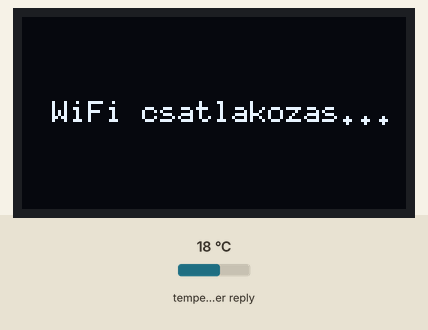
Recording of a sketch running on a simulated ESP32. On the bench: 128×64 one-colour display. The inputs (shaded band) are chosen by the test bench; at power-on: temperature in the weather reply 18 °C. WiFi joins after 1.5 s; servers stay silent unless stated; the local clock reads 2024-03-15 10:24:30 at power-on unless the sketch sets it; web services answer with replies made up by the test bench.

Above: at 0.1 s.
At 2.6 s:
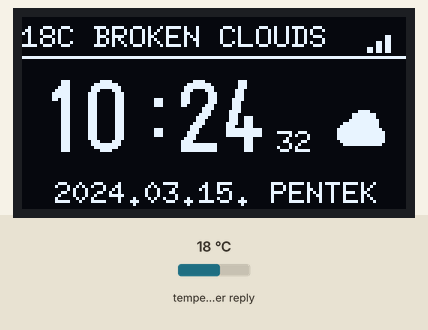
At 11.5 s:
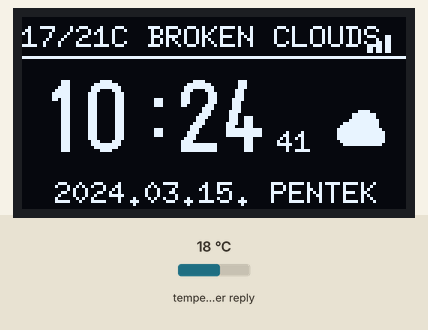
At 19.4 s:
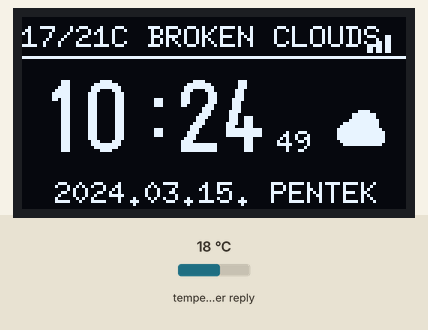
At 28.4 s:
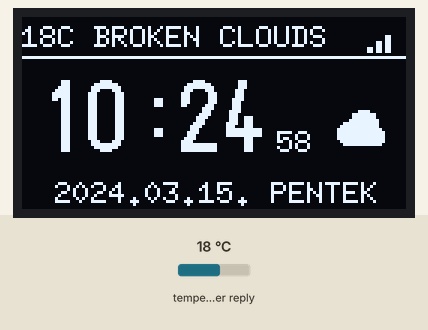
At 38.4 s:
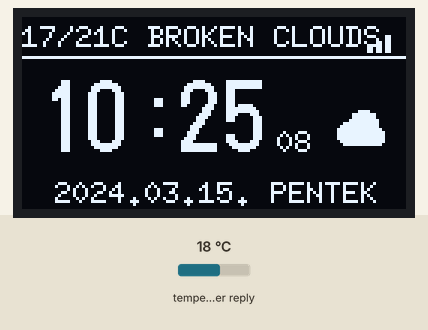

The sketch:

ESP32_WEATHER.ino
```cpp
#include <Arduino.h>
#include <U8g2lib.h>
#include <WiFi.h>
#include <HTTPClient.h>
#include <ArduinoJson.h>
#include "time.h"
#include "config.h" // Ez hívja be a nyelvet is!

U8G2_SSD1306_128X64_NONAME_F_HW_I2C u8g2(U8G2_R0, U8X8_PIN_NONE);

float currentTemp = 0, tMin = 0, tMax = 0;
String wDesc = "...", tDesc = "...";
unsigned long lastW = 0, lastS = 0;
bool isTomorrow = false;

String fix(String s) {
  String f = "áéíóöőúüűÁÉÍÓÖŐÚÜŰ", t = "aeiooouuuAEIOOOUUU";
  for (int i = 0; i < f.length(); i++) s.replace(f.substring(i, i+1), t.substring(i, i+1));
  return s;
}

char getI(String d) {
  d.toUpperCase();
  if (d.indexOf(KW_THUNDER) >= 0) return 69;
  if (d.indexOf(KW_RAIN) >= 0 || d.indexOf(KW_ZAPOR) >= 0) return 67;
  if (d.indexOf(KW_SNOW) >= 0)   return 70;
  if (d.indexOf(KW_CLOUDY) >= 0) return 66;
  if (d.indexOf(KW_PARTLY) >= 0) return 65;
  if (d.indexOf(KW_FOG) >= 0)    return 68;
  return 64;
}

void fetch() {
  if (WiFi.status() != WL_CONNECTED) return;
  HTTPClient h;
  // Ma
  h.begin("http://api.openweathermap.org/data/2.5/weather?q="+city+"&appid="+apiKey+"&units=metric&lang=hu");
  if (h.GET() == 200) {
    StaticJsonDocument<1024> doc; deserializeJson(doc, h.getString());
    currentTemp = doc["main"]["temp"];
    wDesc = fix(doc["weather"][0]["description"]);
  }
  h.end();
  // Holnap
  h.begin("http://api.openweathermap.org/data/2.5/forecast?q="+city+"&appid="+apiKey+"&units=metric&lang=hu");
  if (h.GET() == 200) {
    StaticJsonDocument<4096> doc; deserializeJson(doc, h.getString());
    tMin = doc["list"][8]["main"]["temp_min"];
    tMax = doc["list"][8]["main"]["temp_max"];
    tDesc = fix(doc["list"][8]["weather"][0]["description"]);
  }
  h.end();
}

void setup() {
  u8g2.begin();
  WiFi.begin(ssid, password);
  u8g2.setFont(u8g2_font_6x10_tf);
  u8g2.drawStr(10, 35, L_WIFI_CONNECT); u8g2.sendBuffer();
  while (WiFi.status() != WL_CONNECTED) delay(500);
  configTzTime("CET-1CEST,M3.5.0,M10.5.0/3", "pool.ntp.org");
  fetch();
}

void loop() {
  if (millis() - lastW >= 600000 || lastW == 0) { fetch(); lastW = millis(); }
  if (millis() - lastS >= 10000) { isTomorrow = !isTomorrow; lastS = millis(); }

  struct tm ti; if(!getLocalTime(&ti)) return;
  String curD = isTomorrow ? tDesc : wDesc; curD.toUpperCase();

  u8g2.clearBuffer();
  u8g2.setFont(u8g2_font_6x10_tf);
  u8g2.setCursor(0, 10);

  if (isTomorrow) u8g2.print(String(tMin,0)+"/"+String(tMax,0)+"C "+curD.substring(0,14));
  else u8g2.print(String(currentTemp,0)+"C "+curD.substring(0,18));

  // Térerő
  int b = constrain(map(WiFi.RSSI(), -100, -40, 0, 5), 0, 5);
  for(int i=0; i<b; i++) u8g2.drawBox(115+(i*3), 10-(i*2), 2, i*2+2);
  u8g2.drawHLine(0, 13, 128);

  // Óra
  char h[3], m[3], s[3]; strftime(h,3,"%H",&ti); strftime(m,3,"%M",&ti); strftime(s,3,"%S",&ti);
  u8g2.setFont(u8g2_font_logisoso24_tn);
  u8g2.drawStr(5, 45, h); u8g2.drawStr(41, 43, ":"); u8g2.drawStr(51, 45, m);
  u8g2.setFont(u8g2_font_6x10_tf); u8g2.drawStr(85, 45, s);

  // Ikon
  u8g2.setFont(u8g2_font_open_iconic_weather_2x_t);
  u8g2.drawGlyph(105, 45, getI(curD));

  // Dátum
  char dS[20]; strftime(dS, 20, L_DATE_FMT, &ti);
  String f = String(dS) + " " + fix(days[ti.tm_wday]); f.toUpperCase();
  u8g2.setFont(u8g2_font_6x10_tf);
  u8g2.setCursor(64-(u8g2.getStrWidth(f.c_str())/2), 62); u8g2.print(f);

  u8g2.sendBuffer();
  delay(500);
}
```

lang_hu.h
```cpp
#ifndef LANG_HU_H
#define LANG_HU_H

#define L_WIFI_CONNECT "WiFi csatlakozas..."
#define L_DATE_FMT     "%Y.%m.%d."
#define L_UPDATING     "Frissites..."

const char* days[] = {"Vasarnap", "Hetfo", "Kedd", "Szerda", "Csutortok", "Pentek", "Szombat"};

#define KW_THUNDER "ZIVATAR"
#define KW_RAIN    "ESO"
#define KW_ZAPOR   "ZAPOR"
#define KW_SNOW    "HO"
#define KW_CLOUDY  "BORULT"
#define KW_PARTLY  "FELHO"
#define KW_FOG     "PARA"

#endif
```

config.h
```cpp
const char* ssid     = "WIFI_SSID";
const char* password = "WIFI_PASSWORD";
String city          = "YOUR_CITY";
String apiKey        = "API_KEY_FROM_OPENWEATHERMAP";


#include "lang_hu.h"
// #include "lang_en.h"
```

Measured:
- what the display in image 2 shows lasts 1.0 s, from 11.5 s to 12.5 s
